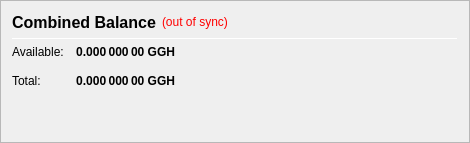
                   <widget class="QFrame" name="frame_CombinedBalances">
                    <property name="minimumSize">
                     <size>
                      <width>470</width>
                      <height>0</height>
                     </size>
                    </property>
                    <property name="frameShape">
                     <enum>QFrame::StyledPanel</enum>
                    </property>
                    <property name="frameShadow">
                     <enum>QFrame::Raised</enum>
                    </property>
                    <layout class="QVBoxLayout" name="verticalLayout_5">
                     <item>
                      <layout class="QHBoxLayout" name="horizontalLayout_5" stretch="0,0,0">
                       <item>
                        <widget class="QLabel" name="label_5z">
                         <property name="minimumSize">
                          <size>
                           <width>0</width>
                           <height>20</height>
                          </size>
                         </property>
                         <property name="font">
                          <font>
                           <pointsize>12</pointsize>
                           <weight>75</weight>
                           <bold>true</bold>
                          </font>
                         </property>
                         <property name="toolTip">
                          <string>Combined Balance (including unconfirmed and immature coins)</string>
                         </property>
                         <property name="text">
                          <string>Combined Balance</string>
                         </property>
                        </widget>
                       </item>
                       <item>
                        <widget class="QLabel" name="labelWalletStatus">
                         <property name="cursor">
                          <cursorShape>WhatsThisCursor</cursorShape>
                         </property>
                         <property name="toolTip">
                          <string>The displayed information may be out of date. Your wallet automatically synchronizes with the GGCash network after a connection is established, but this process has not completed yet.</string>
                         </property>
                         <property name="styleSheet">
                          <string notr="true">QLabel { color: red; }</string>
                         </property>
                         <property name="text">
                          <string notr="true">(out of sync)</string>
                         </property>
                         <property name="alignment">
                          <set>Qt::AlignLeading|Qt::AlignLeft|Qt::AlignVCenter</set>
                         </property>
                        </widget>
                       </item>
                       <item>
                        <spacer name="horizontalSpacer_1">
                         <property name="orientation">
                          <enum>Qt::Horizontal</enum>
                         </property>
                         <property name="sizeHint" stdset="0">
                          <size>
                           <width>40</width>
                           <height>20</height>
                          </size>
                         </property>
                        </spacer>
                       </item>
                      </layout>
                     </item>
                     <item>
                      <widget class="Line" name="line_CombinedBalance">
                       <property name="minimumSize">
                        <size>
                         <width>0</width>
                         <height>1</height>
                        </size>
                       </property>
                       <property name="maximumSize">
                        <size>
                         <width>16777215</width>
                         <height>1</height>
                        </size>
                       </property>
                       <property name="orientation">
                        <enum>Qt::Horizontal</enum>
                       </property>
                      </widget>
                     </item>
                     <item>
                      <layout class="QGridLayout" name="gridLayout_3">
                       <property name="spacing">
                        <number>12</number>
                       </property>
                       <item row="1" column="0">
                        <widget class="QLabel" name="labelBalanceTextz">
                         <property name="text">
                          <string>Available:</string>
                         </property>
                        </widget>
                       </item>
                       <item row="1" column="1">
                        <widget class="QLabel" name="labelBalancez">
                         <property name="font">
                          <font>
                           <weight>75</weight>
                           <bold>true</bold>
                          </font>
                         </property>
                         <property name="cursor">
                          <cursorShape>IBeamCursor</cursorShape>
                         </property>
                         <property name="toolTip">
                          <string>Your current spendable balance</string>
                         </property>
                         <property name="text">
                          <string notr="true">0.000 000 00 GGH</string>
                         </property>
                         <property name="alignment">
                          <set>Qt::AlignRight|Qt::AlignTrailing|Qt::AlignVCenter</set>
                         </property>
                         <property name="textInteractionFlags">
                          <set>Qt::LinksAccessibleByMouse|Qt::TextSelectableByKeyboard|Qt::TextSelectableByMouse</set>
                         </property>
                        </widget>
                       </item>
                       <item row="2" column="0">
                        <widget class="QLabel" name="labelTotalTextz">
                         <property name="text">
                          <string>Total:</string>
                         </property>
                        </widget>
                       </item>
                       <item row="2" column="1">
                        <widget class="QLabel" name="labelTotalz">
                         <property name="font">
                          <font>
                           <weight>75</weight>
                           <bold>true</bold>
                          </font>
                         </property>
                         <property name="cursor">
                          <cursorShape>IBeamCursor</cursorShape>
                         </property>
                         <property name="toolTip">
                          <string>Total Balance, including all unavailable coins.</string>
                         </property>
                         <property name="text">
                          <string notr="true">0.000 000 00 GGH</string>
                         </property>
                         <property name="alignment">
                          <set>Qt::AlignRight|Qt::AlignTrailing|Qt::AlignVCenter</set>
                         </property>
                         <property name="textInteractionFlags">
                          <set>Qt::LinksAccessibleByMouse|Qt::TextSelectableByKeyboard|Qt::TextSelectableByMouse</set>
                         </property>
                        </widget>
                       </item>
                       <item row="2" column="3">
                        <spacer name="horizontalSpacer_2">
                         <property name="orientation">
                          <enum>Qt::Horizontal</enum>
                         </property>
                         <property name="sizeHint" stdset="0">
                          <size>
                           <width>40</width>
                           <height>20</height>
                          </size>
                         </property>
                        </spacer>
                       </item>
                      </layout>
                     </item>
                     <item>
                      <spacer name="verticalSpacer_1">
                       <property name="orientation">
                        <enum>Qt::Vertical</enum>
                       </property>
                       <property name="sizeHint" stdset="0">
                        <size>
                         <width>20</width>
                         <height>40</height>
                        </size>
                       </property>
                      </spacer>
                     </item>
                    </layout>
                   </widget>
